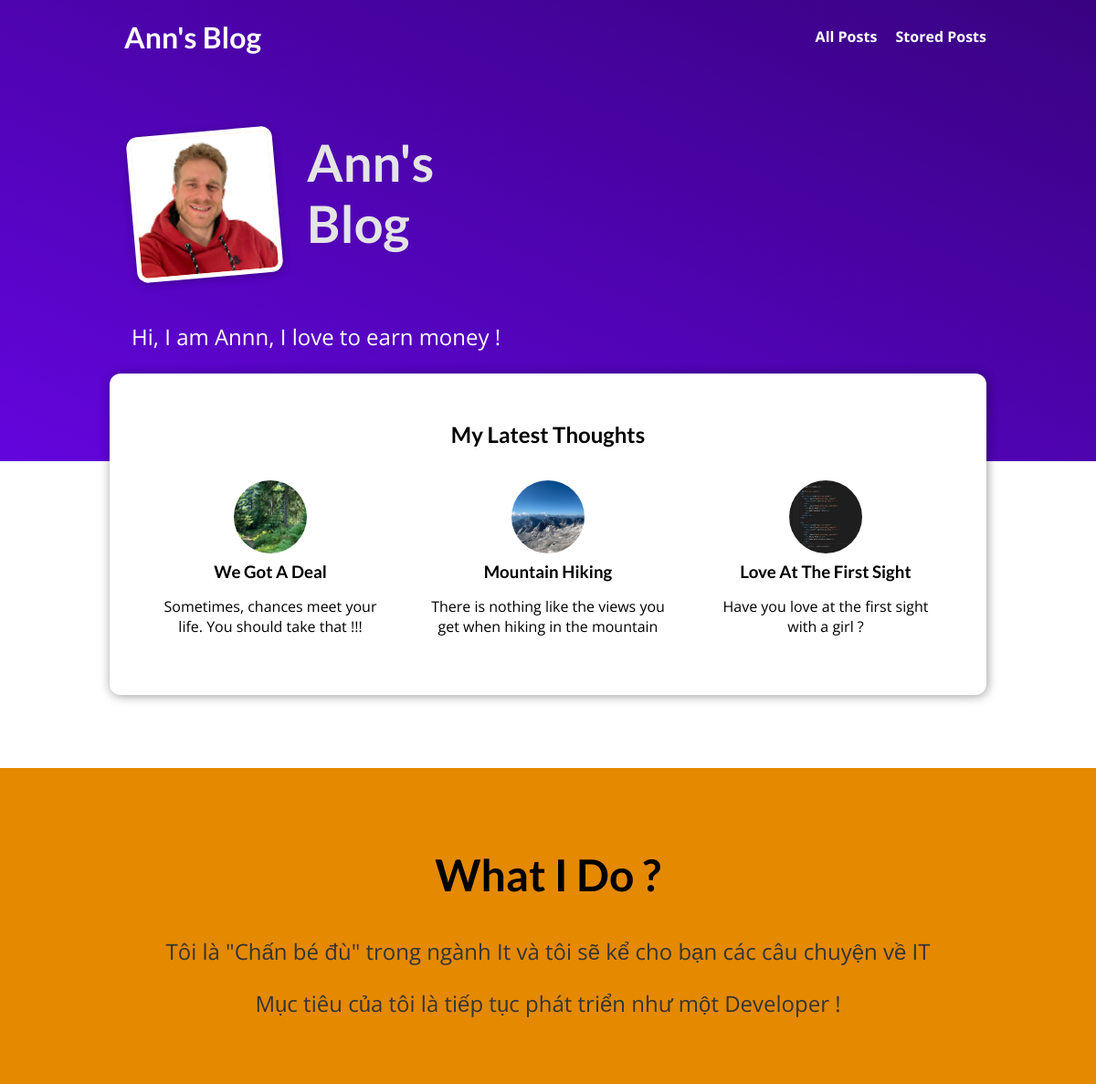
The page / on the database its author committed.
### blog/models.py (models this page shows, shortened)
class Post(models.Model):
    title = models.CharField(max_length=150)
    excerpt = models.CharField(max_length=200)
    image = models.ImageField(upload_to="posts", null=True)
    date = models.DateField(auto_now=True)
    slug = models.SlugField(unique=True, db_index=True)
    content = models.TextField(validators=[MinLengthValidator(20)])
    author = models.ForeignKey(Author, on_delete=models.SET_NULL, null=True, related_name='posts')
    tags = models.ManyToManyField(Tag)

### blog/views.py (the view)
# urls.py: path('', views.StartingPageView.as_view(), name="starting-page"),
class StartingPageView(ListView):
    template_name = 'blog/index.html'
    model = Post
    ordering = ["-date"]
    context_object_name = "posts"
    def get_queryset(self) -> QuerySet[Any]:
        queryset = super().get_queryset()
        data = queryset[:3]
        return data

### blog/templates/blog/index.html (shortened to what this page needs)
{% extends "base.html" %}
{% load static %}
{% block css_files %}
    <link rel="stylesheet" href="{% static 'blog/index.css' %}">
    <link rel="stylesheet" href="{% static 'blog/includes/post.css' %}">
{% endblock %}
{% block content %}
    <section id="welcome">
        <header>
            <img src="{% static 'blog/images/max.png' %}" alt="Ann - The Author of this blog"/>
            <h2>Ann's Blog</h2>
        </header>
        <p>Hi, I am Annn, I love to earn money !</p>
    </section>
    <section id="latest-posts">
        <h2>My Latest Thoughts</h2>
        <ul>
            {% for post in posts %}
                {% include "blog/includes/post.html" %}
            {% endfor %}
        </ul>
    </section>
    <section id="about">
        <h2>What I Do ?</h2>
        <p>
            Tôi là "Chấn bé đù" trong ngành It và tôi sẽ kể cho bạn các câu chuyện về IT
        </p>
        <p>
            Mục tiêu của tôi là tiếp tục phát triển như một Developer !
        </p>
    </section>
{% endblock %}

### blog/templates/blog/includes/post.html
{% load static %}
<li>
    <article class="post">
        <a href="{% url 'post-detail-page' post.slug %}">
            <img src="{{ post.image.url }}" alt="{{ post.title }}" />
            <div>
                <h3>{{ post.title }}</h3>
                <p>
                    {{ post.excerpt }}
                </p>
            </div>
        </a>
    </article>
</li>

### static/app.css (style rules this page uses)
* { box-sizing: border-box; }
html { font-family: 'Open Sans', 'Lato', sans-serif; }
body { margin: 0; }
h1, h2, h3 { font-family: 'Lato', sans-serif; font-weight: bold; }

### blog/static/blog/index.css (style rules this page uses)
#welcome { background: linear-gradient(to right top, #6305dd, #390281); padding: 6rem 12%; }
#welcome header { display: flex; align-items: flex-start; margin: 3rem auto; }
#welcome img { width: 10rem; height: 10rem; object-fit: cover; object-position: top; border: 5px solid white; border-radius: 12px; background-color: #ffe1bf; transform: rotateZ(-5deg); box-shadow: 0 2px 8px rgba(0, 0, 0, 0.25); }
#welcome h2 { font-size: 3.5rem; margin: 0 0 0 2rem; color: #e4e4e4; width: 10rem; }
#welcome p { color: white; font-size: 1.5rem; }
#latest-posts { background-color: white; padding: 2rem; border-radius: 12px; width: 60rem; margin: -6rem auto 2rem auto; box-shadow: 1px 1px 12px rgba(0, 0, 0, 0.4); }
#latest-posts h2 { text-align: center; }
#latest-posts ul { list-style: none; margin: 0; padding: 0; display: flex; gap: 1rem; }
#latest-posts li { flex: 1; }
#about { text-align: center; padding: 3rem; background-color: #e48900; margin-top: 5rem; }
#about h2 { font-size: 3rem; }
#about p { font-size: 1.5rem; color: #353535; }

### blog/static/blog/includes/post.css (style rules this page uses)
.post { display: flex; flex-direction: column; align-items: center; text-align: center; }
.post a { text-decoration: none; color: black; transition: all 0.2s ease; padding: 1rem; }
.post img { width: 5rem; height: 5rem; object-fit: cover; border-radius: 50%; }
.post h3 { margin: 0.25rem 0; }

### rows shown on the page
Post: image (picture), title "We Got A Deal", excerpt "Sometimes, chances meet your life. You should take that !!!"
Post: image (picture), title "Mountain Hiking", excerpt "There is nothing like the views you get when hiking in the mountain"
Post: image (picture), title "Love At The First Sight", excerpt "Have you love at the first sight with a girl ?"
